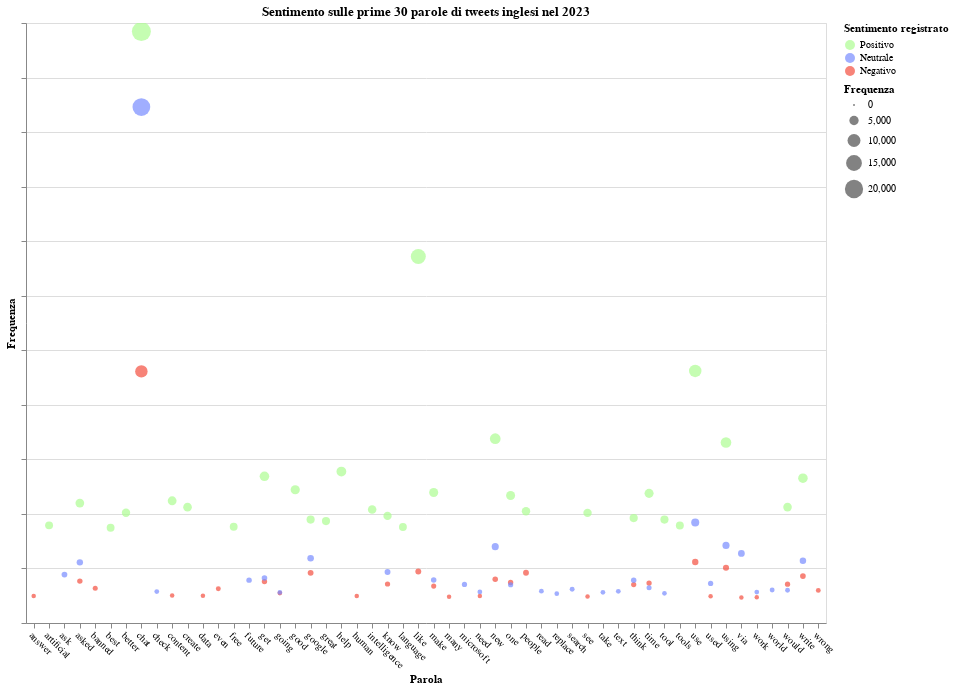

Source (notebook cell):
### Code cell
# Concatenate the three DataFrames into a single DataFrame
df23words = pd.concat([top23pos, top23neg, top23neu])#, keys=['Positive', 'Negative', 'Neutral'])
df23words = df23words.groupby(['Sentimento', 'Parola']).agg({'Frequenza': 'sum'}).reset_index().set_index('Sentimento')
df23ITwords = pd.concat([top23ITpos, top23ITneg, top23ITneu])#, keys=['Positive', 'Negative', 'Neutral'])
df23ITwords = df23ITwords.groupby(['Sentimento', 'Parola']).agg({'Frequenza': 'sum'}).reset_index().set_index('Sentimento')
options = ['Positivo', 'Neutrale', 'Negativo']
labels = [option + ' ' for option in options]

# Define color domain and range
domain = ['Positivo', 'Neutrale', 'Negativo']
range_ = ['#ADFC92', '#788BFF', '#F44E3F']

input_dropdown = alt.binding_radio(
    # Add the empty selection which shows all when clicked
    options=options + [None],
    labels=labels + ['Tutto'],
    name='Selettore sentimento 2023: '
)

selection = alt.selection_point(
    fields=['Sentimento'],
    bind=input_dropdown,
)

# Reset the index of the concatenated DataFrame
df23words = df23words.reset_index(level=0).rename(columns={'level_0': 'Sentimento'})
alt.data_transformers.disable_max_rows()
scatter_plot_2023 = alt.Chart(df23words).mark_point(filled=True).encode(
    alt.X('Parola', title="Parola"),
    alt.Y('Frequenza', title="Frequenza").axis(labels=False),
    alt.Size('Frequenza', title="Frequenza"),
    alt.OpacityValue(0.7),
    alt.Color('Sentimento', title="Sentimento registrato").scale(domain=options, range=range_),
    tooltip = [alt.Tooltip('Parola:N', title="Parola"),
               alt.Tooltip('Frequenza:Q', title="Frequenza")
               #alt.Tooltip('Sentiment:Q')
              ]
).add_params(
    selection
).configure_axisX(
    labelAngle=45
).transform_filter(
    selection
).properties(
    width=800,  # Set the width of the chart to your desired value
    height=600,  # Set the height of the chart to your desired value
    title='Sentimento sulle prime 30 parole di tweets inglesi nel 2023'
).interactive()

# Reset the index of the concatenated DataFrame
df23ITwords = df23ITwords.reset_index(level=0).rename(columns={'level_0': 'Sentimento'})
alt.data_transformers.disable_max_rows()
scatter_plot_2023_ita = alt.Chart(df23ITwords).mark_point(filled=True).encode(
    alt.X('Parola', title="Parola"),
    alt.Y('Frequenza', title="Frequenza").axis(labels=False),
    alt.Size('Frequenza', title="Frequenza"),
    alt.OpacityValue(0.7),
    alt.Color('Sentimento', title="Sentimento registrato").scale(domain=options, range=range_),
    tooltip = [alt.Tooltip('Parola:N', title="Parola"),
               alt.Tooltip('Frequenza:Q', title="Frequenza")
               #alt.Tooltip('Sentiment:Q')
              ]
).add_params(
    selection
).configure_axisX(
    labelAngle=45
).transform_filter(
    selection
).properties(
    width=800,  # Set the width of the chart to your desired value
    height=600,  # Set the height of the chart to your desired value
    title='Sentimento sulle prime 30 parole di tweets italiani nel 2023'
).interactive()

scatter_plot_2023.save('chart-wordsfrequency-2023.html')
scatter_plot_2023

### Figure 1 — Vega-Lite specification as saved in the notebook (floating-point values rounded to 4 significant figures)
{"config": {"view": {"continuousWidth": 300, "continuousHeight": 300}, "axisX": {"labelAngle": 45}}, "data": {"name": "data-2dc2ae9e118b7661c9eef13bf1daeaf3"}, "mark": {"type": "point", "filled": true}, "encoding": {"color": {"field": "Sentimento", "scale": {"domain": ["Positivo", "Neutrale", "Negativo"], "range": ["#ADFC92", "#788BFF", "#F44E3F"]}, "title": "Sentimento registrato", "type": "nominal"}, "opacity": {"value": 0.7}, "size": {"field": "Frequenza", "title": "Frequenza", "type": "quantitative"}, "tooltip": [{"field": "Parola", "title": "Parola", "type": "nominal"}, {"field": "Frequenza", "title": "Frequenza", "type": "quantitative"}], "x": {"field": "Parola", "title": "Parola", "type": "nominal"}, "y": {"axis": {"labels": false}, "field": "Frequenza", "title": "Frequenza", "type": "quantitative"}}, "height": 600, "params": [{"name": "param_67", "select": {"type": "point", "fields": ["Sentimento"]}, "bind": {"input": "radio", "options": ["Positivo", "Neutrale", "Negativo", null], "labels": ["Positivo ", "Neutrale ", "Negativo ", "Tutto"], "name": "Selettore sentimento 2023: "}}, {"name": "param_68", "select": {"type": "interval", "encodings": ["x", "y"]}, "bind": "scales"}], "title": "Sentimento sulle prime 30 parole di tweets inglesi nel 2023", "transform": [{"filter": {"param": "param_67"}}], "width": 800, "$schema": "https://vega.github.io/schema/vega-lite/v5.8.0.json", "datasets": {"data-2dc2ae9e118b7661c9eef13bf1daeaf3": [{"Sentimento": "Negativo", "Parola": "answer", "Frequenza": 992}, {"Sentimento": "Negativo", "Parola": "asked", "Frequenza": 1537}, {"Sentimento": "Negativo", "Parola": "banned", "Frequenza": 1277}, {"Sentimento": "Negativo", "Parola": "chat", "Frequenza": 9226}, {"Sentimento": "Negativo", "Parola": "content", "Frequenza": 1006}, {"Sentimento": "Negativo", "Parola": "data", "Frequenza": 995}, {"Sentimento": "Negativo", "Parola": "even", "Frequenza": 1252}, {"Sentimento": "Negativo", "Parola": "get", "Frequenza": 1519}, {"Sentimento": "Negativo", "Parola": "going", "Frequenza": 1096}, {"Sentimento": "Negativo", "Parola": "google", "Frequenza": 1840}, {"Sentimento": "Negativo", "Parola": "human", "Frequenza": 988}, {"Sentimento": "Negativo", "Parola": "know", "Frequenza": 1430}, {"Sentimento": "Negativo", "Parola": "like", "Frequenza": 1887}, {"Sentimento": "Negativo", "Parola": "make", "Frequenza": 1353}, {"Sentimento": "Negativo", "Parola": "many", "Frequenza": 966}, {"Sentimento": "Negativo", "Parola": "need", "Frequenza": 986}, {"Sentimento": "Negativo", "Parola": "new", "Frequenza": 1608}, {"Sentimento": "Negativo", "Parola": "one", "Frequenza": 1485}, {"Sentimento": "Negativo", "Parola": "people", "Frequenza": 1841}, {"Sentimento": "Negativo", "Parola": "see", "Frequenza": 968}, {"Sentimento": "Negativo", "Parola": "think", "Frequenza": 1408}, {"Sentimento": "Negativo", "Parola": "time", "Frequenza": 1463}, {"Sentimento": "Negativo", "Parola": "use", "Frequenza": 2237}, {"Sentimento": "Negativo", "Parola": "used", "Frequenza": 981}, {"Sentimento": "Negativo", "Parola": "using", "Frequenza": 2026}, {"Sentimento": "Negativo", "Parola": "via", "Frequenza": 936}, {"Sentimento": "Negativo", "Parola": "work", "Frequenza": 946}, {"Sentimento": "Negativo", "Parola": "would", "Frequenza": 1423}, {"Sentimento": "Negativo", "Parola": "write", "Frequenza": 1721}, {"Sentimento": "Negativo", "Parola": "wrong", "Frequenza": 1195}, {"Sentimento": "Neutrale", "Parola": "ask", "Frequenza": 1778}, {"Sentimento": "Neutrale", "Parola": "asked", "Frequenza": 2225}, {"Sentimento": "Neutrale", "Parola": "chat", "Frequenza": 18918}, {"Sentimento": "Neutrale", "Parola": "check", "Frequenza": 1153}, {"Sentimento": "Neutrale", "Parola": "future", "Frequenza": 1572}, {"Sentimento": "Neutrale", "Parola": "get", "Frequenza": 1647}, {"Sentimento": "Neutrale", "Parola": "going", "Frequenza": 1121}, {"Sentimento": "Neutrale", "Parola": "google", "Frequenza": 2373}, {"Sentimento": "Neutrale", "Parola": "know", "Frequenza": 1869}, {"Sentimento": "Neutrale", "Parola": "make", "Frequenza": 1574}, {"Sentimento": "Neutrale", "Parola": "microsoft", "Frequenza": 1414}, {"Sentimento": "Neutrale", "Parola": "need", "Frequenza": 1141}, {"Sentimento": "Neutrale", "Parola": "new", "Frequenza": 2800}, {"Sentimento": "Neutrale", "Parola": "one", "Frequenza": 1402}, {"Sentimento": "Neutrale", "Parola": "read", "Frequenza": 1168}, {"Sentimento": "Neutrale", "Parola": "replace", "Frequenza": 1076}, {"Sentimento": "Neutrale", "Parola": "search", "Frequenza": 1237}, {"Sentimento": "Neutrale", "Parola": "take", "Frequenza": 1127}, {"Sentimento": "Neutrale", "Parola": "text", "Frequenza": 1161}, {"Sentimento": "Neutrale", "Parola": "think", "Frequenza": 1566}, {"Sentimento": "Neutrale", "Parola": "time", "Frequenza": 1294}, {"Sentimento": "Neutrale", "Parola": "tool", "Frequenza": 1089}, {"Sentimento": "Neutrale", "Parola": "use", "Frequenza": 3684}, {"Sentimento": "Neutrale", "Parola": "used", "Frequenza": 1452}, {"Sentimento": "Neutrale", "Parola": "using", "Frequenza": 2845}, {"Sentimento": "Neutrale", "Parola": "via", "Frequenza": 2549}, {"Sentimento": "Neutrale", "Parola": "work", "Frequenza": 1134}, {"Sentimento": "Neutrale", "Parola": "world", "Frequenza": 1208}, {"Sentimento": "Neutrale", "Parola": "would", "Frequenza": 1203}, {"Sentimento": "Neutrale", "Parola": "write", "Frequenza": 2286}, {"Sentimento": "Positivo", "Parola": "artificial", "Frequenza": 3580}, {"Sentimento": "Positivo", "Parola": "asked", "Frequenza": 4396}, {"Sentimento": "Positivo", "Parola": "best", "Frequenza": 3492}, {"Sentimento": "Positivo", "Parola": "better", "Frequenza": 4042}, {"Sentimento": "Positivo", "Parola": "chat", "Frequenza": 21685}, {"Sentimento": "Positivo", "Parola": "content", "Frequenza": 4482}, {"Sentimento": "Positivo", "Parola": "create", "Frequenza": 4248}, {"Sentimento": "Positivo", "Parola": "free", "Frequenza": 3529}, {"Sentimento": "Positivo", "Parola": "get", "Frequenza": 5379}, {"Sentimento": "Positivo", "Parola": "good", "Frequenza": 4886}, {"Sentimento": "Positivo", "Parola": "google", "Frequenza": 3791}, {"Sentimento": "Positivo", "Parola": "great", "Frequenza": 3736}, {"Sentimento": "Positivo", "Parola": "help", "Frequenza": 5553}, {"Sentimento": "Positivo", "Parola": "intelligence", "Frequenza": 4161}, {"Sentimento": "Positivo", "Parola": "know", "Frequenza": 3927}, {"Sentimento": "Positivo", "Parola": "language", "Frequenza": 3519}, {"Sentimento": "Positivo", "Parola": "like", "Frequenza": 13438}, {"Sentimento": "Positivo", "Parola": "make", "Frequenza": 4784}, {"Sentimento": "Positivo", "Parola": "new", "Frequenza": 6758}, {"Sentimento": "Positivo", "Parola": "one", "Frequenza": 4675}, {"Sentimento": "Positivo", "Parola": "people", "Frequenza": 4099}, {"Sentimento": "Positivo", "Parola": "see", "Frequenza": 4037}, {"Sentimento": "Positivo", "Parola": "think", "Frequenza": 3846}, {"Sentimento": "Positivo", "Parola": "time", "Frequenza": 4753}, {"Sentimento": "Positivo", "Parola": "tool", "Frequenza": 3793}, {"Sentimento": "Positivo", "Parola": "tools", "Frequenza": 3572}, {"Sentimento": "Positivo", "Parola": "use", "Frequenza": 9243}, {"Sentimento": "Positivo", "Parola": "using", "Frequenza": 6618}, {"Sentimento": "Positivo", "Parola": "would", "Frequenza": 4249}, {"Sentimento": "Positivo", "Parola": "write", "Frequenza": 5308}]}}
